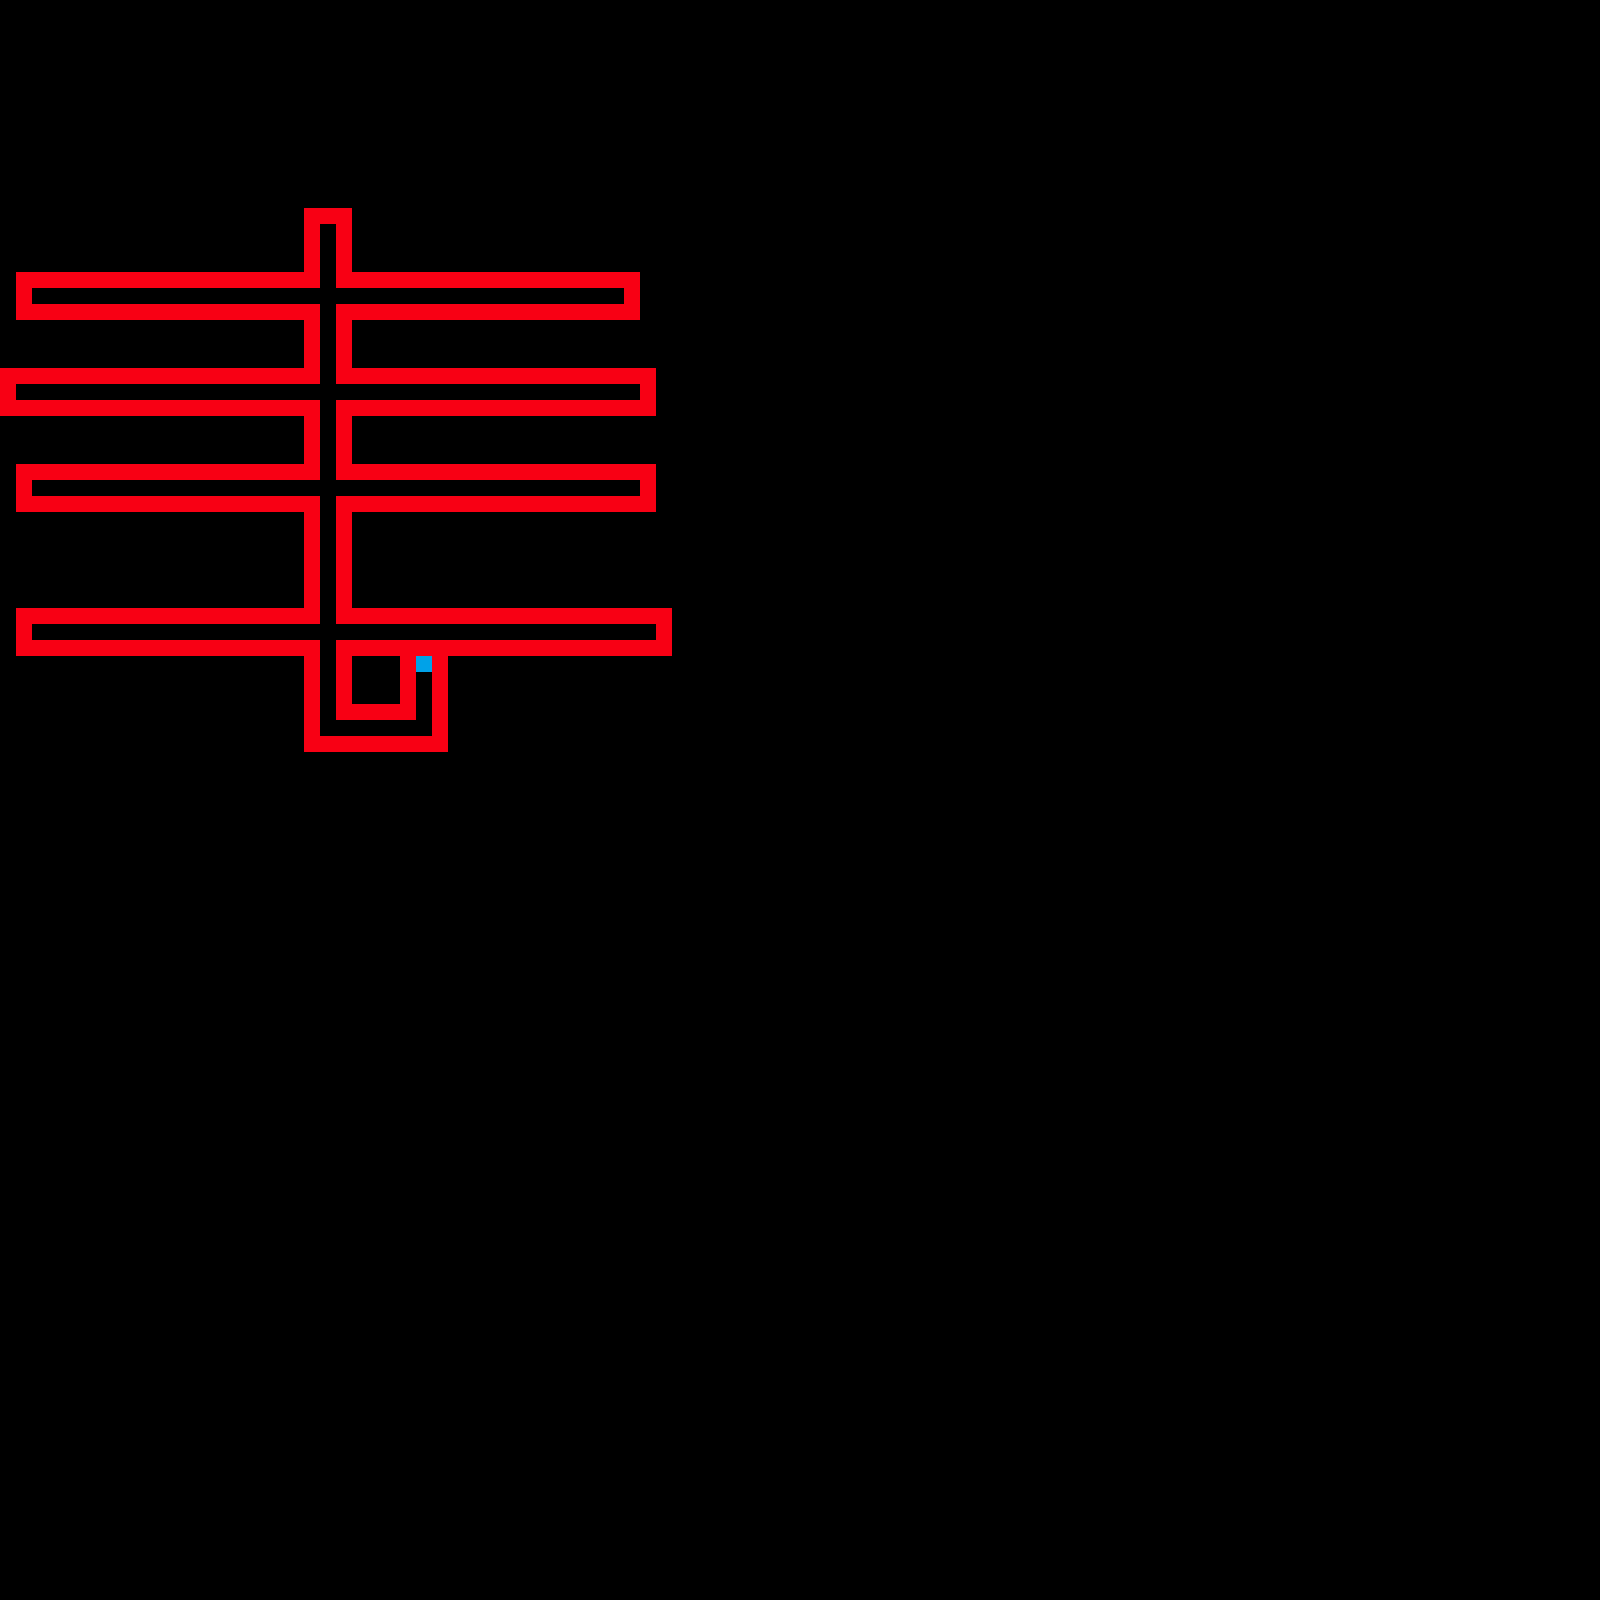

This game map was drawn from its Tiled (.tmx) file and the tilesets committed beside it. A one-line description and the trimmed map source follow:
An orthogonal 100x100 tile map with 16x16 px tiles, 3 tile layers (collision, door, end), 3 hidden layers not drawn, 5 tilesets.

<map version="1.0" orientation="orthogonal" width="100" height="100" tilewidth="16" tileheight="16">
 <tileset firstgid="1" name="tiles" tilewidth="16" tileheight="16">
  <image source="tiles.png" width="262" height="64" />
 </tileset>
 <tileset firstgid="65" name="collision" tilewidth="16" tileheight="16">
  <image source="collision.png" width="80" height="32" />
  <tile id="0">
   <properties>
    <property name="collide" value="true" />
   </properties>
  </tile>
 </tileset>
 <tileset firstgid="75" name="key" tilewidth="16" tileheight="16">
  <image source="key.png" trans="ff00ff" width="16" height="16" />
  <tile id="0">
   <properties>
    <property name="keyed" value="true" />
   </properties>
  </tile>
 </tileset>
 <tileset firstgid="76" name="door" tilewidth="16" tileheight="16">
  <image source="doors.png" trans="ff00ff" width="64" height="16" />
  <tile id="0">
   <properties>
    <property name="doored" value="true" />
   </properties>
  </tile>
  <tile id="1">
   <properties>
    <property name="doored" value="true" />
   </properties>
  </tile>
  <tile id="2">
   <properties>
    <property name="doored" value="true" />
   </properties>
  </tile>
  <tile id="3">
   <properties>
    <property name="doored" value="true" />
   </properties>
  </tile>
 </tileset>
 <tileset firstgid="80" name="end" tilewidth="16" tileheight="16">
  <image source="flashy.png" trans="ff00ff" width="48" height="16" />
  <tile id="1">
   <properties>
    <property name="ended" value="true" />
   </properties>
  </tile>
 </tileset>
 <layer name="oldkeys" width="100" height="100" visible="0">
  <data>[10000 cells, 0 non-empty, 0 distinct tile ids]</data>
 </layer>
 <layer name="collision" width="100" height="100">
  <properties>
   <property name="collide" value="true" />
  </properties>
  <data>[10000 cells, 385 non-empty, 1 distinct tile ids]</data>
 </layer>
 <layer name="tiles" width="100" height="100" visible="0">
  <data>[10000 cells, 0 non-empty, 0 distinct tile ids]</data>
 </layer>
 <layer name="key" width="100" height="100" visible="0">
  <data>[10000 cells, 0 non-empty, 0 distinct tile ids]</data>
 </layer>
 <layer name="door" width="100" height="100">
  <data>[10000 cells, 0 non-empty, 0 distinct tile ids]</data>
 </layer>
 <layer name="end" width="100" height="100">
  <data>[10000 cells, 1 non-empty, 1 distinct tile ids]</data>
 </layer>
</map>
